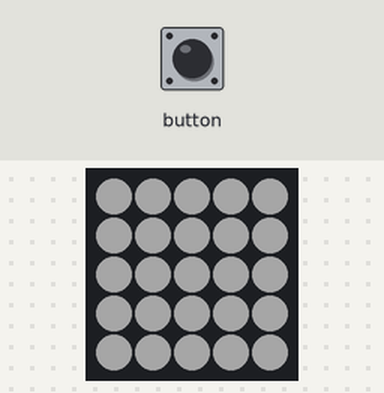
Bench run of a sketch on a simulated ESP32. On the bench: 5×5 RGB LED matrix (first LED top left, wired row by row). Inputs (shaded band) come from the test bench. Dim RGB values are drawn brighter than linear; WiFi joins after 1.5 s; servers stay silent unless stated; web services answer with replies made up by the test bench; what the sketch prints to the serial monitor is not drawn.

Above: at 2.7 s.
2.8 s: button pressed for 0.15 s
At 4.0 s:
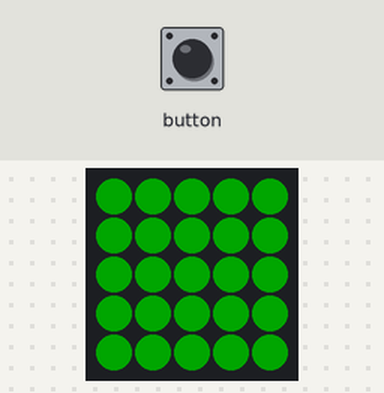
4.4 s: button pressed for 1 s
At 5.3 s:
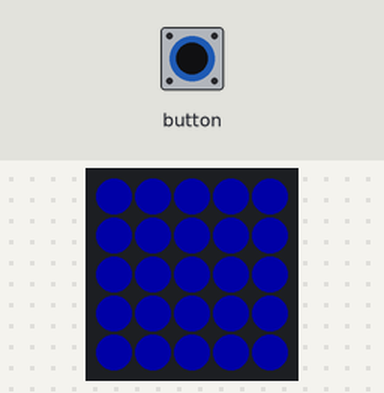
6.9 s: button pressed for 0.15 s
At 7.2 s:
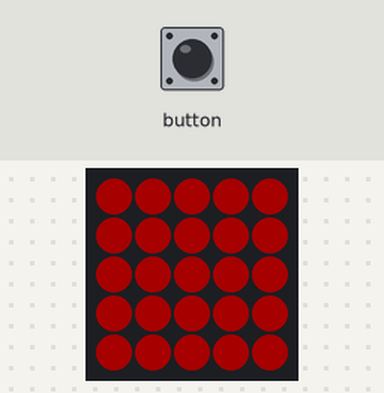
8.5 s: button pressed for 3.2 s
At 9.6 s:
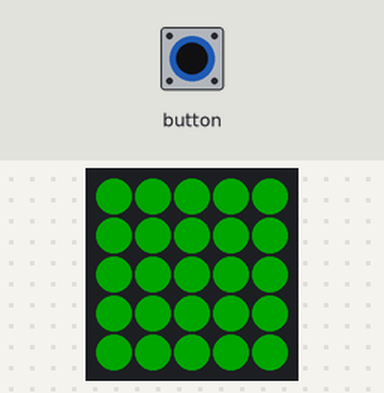
Timing chart, 0 to 11.5 s (numbered marks = the images above; inputs shaded):
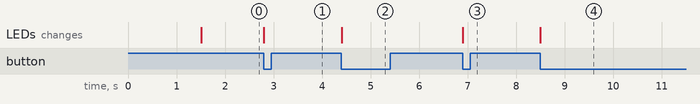

The sketch:

M5Atom_LINE.ino
```cpp
//参考：
//こちらの記を元にしたものとなっております。感謝致します！
//
//マイコン技術Navi
//【ESP32】ボタンを押したらLINE通知
//https://www.ekit-tech.com/?p=3434


#include <M5Atom.h>

#include <WiFi.h>
#include <WiFiClientSecure.h>

// WiFi設定
const char* ssid     = "ssid";              //SSIDを入れます。
const char* password = "wifipassword";      //パスワードを入れます。

// LINE Notify設定
const char* host = "notify-api.line.me";
const char* token = "linetokenstrings";     //LINE Notify API で得たトークン文字列を入れます。（発行した時に必ずメモしておく）
const char* message = "ピンポーン";          //好きな文字列

void setup()
{
    //Serial.begin(115200);

    M5.begin(true, false, true);   //Clear the serial port buffer / set the serial port baud rate to 115200 / initialize the LED matrix.

    Serial.println();
    Serial.print("Connecting to ");
    Serial.println(ssid);

    WiFi.begin(ssid, password);                // WiFi接続

    while (WiFi.status() != WL_CONNECTED) {    // WiFiの接続状態を確認
        delay(500);
        Serial.print(".");
    }

    Serial.println("");
    Serial.println("WiFi connected.");
    Serial.println("IP address: ");
    Serial.println(WiFi.localIP());


    M5.dis.fillpix(0xffffff);
}

// line通知
void send_line() {
  WiFiClientSecure client;
  client.setInsecure();      // サーバー証明書の検証を行わずに接続する

  Serial.println("Try");

  if (!client.connect(host, 443)) {                       //LineのAPIサーバにSSL接続（ポート443:https）
    Serial.println("Connection failed");
    return;
  }
  Serial.println("Connected");

  String query = String("message=") + String(message);   // リクエスト
  String request = String("") +
               "POST /api/notify HTTP/1.1\r\n" +
               "Host: " + host + "\r\n" +
               "Authorization: Bearer " + token + "\r\n" +
               "Content-Length: " + String(query.length()) +  "\r\n" +
               "Content-Type: application/x-www-form-urlencoded\r\n\r\n" +
                query + "\r\n";
  client.print(request);

  while (client.connected()) {                            // 受信完了まで待機
    String line = client.readStringUntil('\n');
    if (line == "\r") {
      break;
    }
  }

  String line = client.readStringUntil('\n');
  Serial.println(line);
}

int sw_val = 0;                                     // スイッチの変数宣言

void loop(){
  M5.update();

  if ( M5.Btn.wasPressed() ) {
    Serial.println("BtnA.wasPressed() == TRUE");

    sw_val++;
    if (sw_val >= 3) {
      sw_val = 0;
    }

    if (sw_val == 0) {
      M5.dis.fillpix(0xff0000);
    }
    else if (sw_val == 1) {
      M5.dis.fillpix(0x00ff00);
    }
    else if (sw_val == 2) {
      M5.dis.fillpix(0x0000ff);
    }

    send_line();                    // Lineにリクエストを送信する
  }


}
```

Measured:
- after the input at 2.8 s, the LEDs: change at once (image 1)
- after the input at 4.4 s, the LEDs: change at once (image 2)
- after the input at 6.9 s, the LEDs: change at once (image 3)
- after the input at 8.5 s, the LEDs: change at once (image 4)
